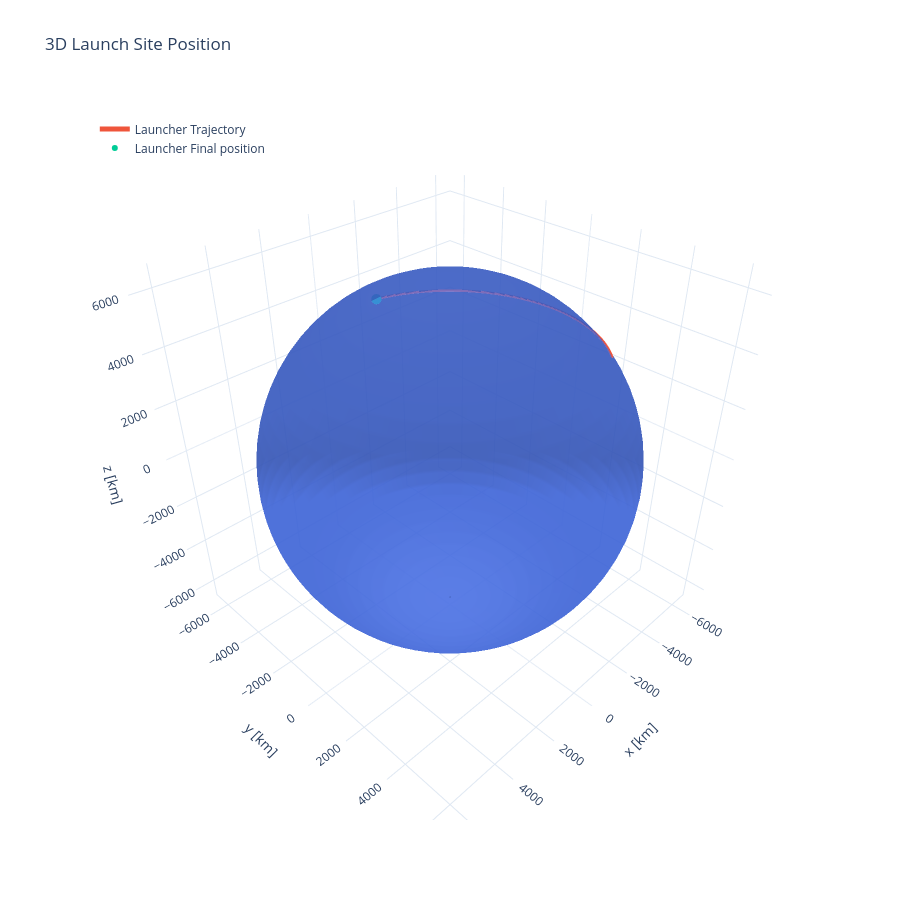

The notebook cell saved with this chart:
### Code cell
plot_3d(t_total_utc, launch_r_eci, "Launcher", title="3D Launch Site Position")

### Figure 1 — Plotly figure (JSON) as saved in the notebook; plotly's stock layout.template omitted (floating-point values rounded to 4 significant figures; data arrays with more than 128 entries replaced by an {"elided": "..."} marker saying what was removed)
{"data": [{"colorscale": [[0, "royalblue"], [1, "royalblue"]], "name": "Earth", "opacity": 0.7, "showscale": false, "type": "surface", "x": {"elided": "80x40 float values"}, "y": {"elided": "80x40 float values"}, "z": {"elided": "80x40 float values"}}, {"line": {"width": 5}, "mode": "lines", "name": "Launcher Trajectory", "type": "scatter3d", "x": {"elided": "1000 float values"}, "y": {"elided": "1000 float values"}, "z": {"elided": "1000 float values"}}, {"marker": {"size": 6}, "mode": "markers", "name": "Launcher Final position", "type": "scatter3d", "x": [-1237.0], "y": [-4914.0], "z": [3873.0]}], "layout": {"height": 900, "legend": {"x": 0.02, "y": 0.98}, "scene": {"aspectmode": "data", "xaxis": {"title": {"text": "x [km]"}}, "yaxis": {"title": {"text": "y [km]"}}, "zaxis": {"title": {"text": "z [km]"}}}, "title": {"text": "3D Launch Site Position"}}}
